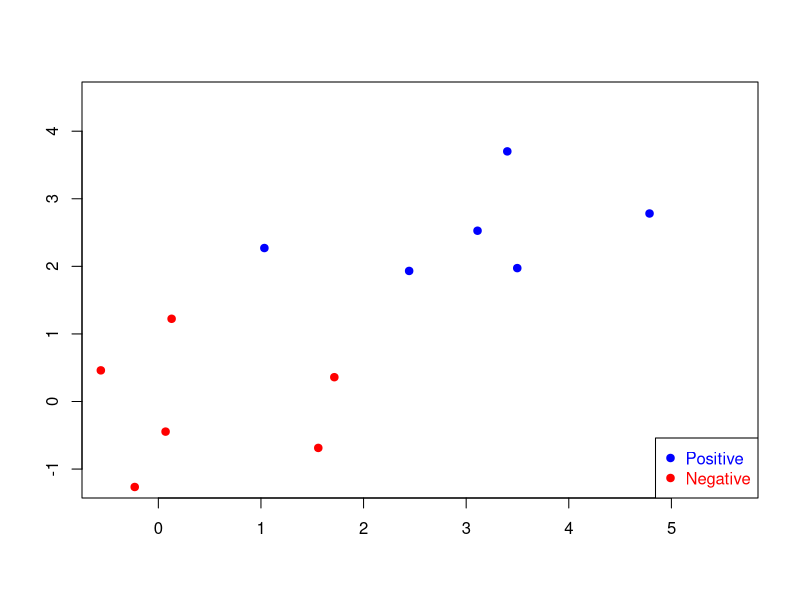

This chart was generated by the following R code: (Note: this script raises an error after producing the figure.)
## ---- chunk 1
set.seed(123)
n <- 6
p <- 2

xneg <- matrix(rnorm(n * p, mean = 0, sd = 1), n, p)
xpos <- matrix(rnorm(n * p, mean = 3, sd = 1), n, p)
x <- rbind(xpos, xneg)
y <- matrix(as.factor(c(rep(1, n), rep(-1, n))))

plot(x, col = ifelse(y > 0, "blue", "red"),
     xlim = c(-0.5, 5.6), ylim = c(-1.2, 4.5), pch = 19,
     xlab = " ", ylab = " ", cex.lab = 1.5)
legend("bottomright", c("Positive", "Negative"),
       col = c("blue", "red"), pch = c(19, 19),
       text.col = c("blue", "red"))
## ---- chunk 2
knitr::include_graphics("images/week9/separable1.png")
## ---- chunk 3
knitr::include_graphics("images/week9/separable2.png")
## ---- chunk 4
set.seed(345)
n <- 10
p <- 2

xneg <- matrix(rnorm(n * p, mean = 0, sd = 1), n, p)
xpos <- matrix(rnorm(n * p, mean = 1.5, sd = 1), n, p)
x <- rbind(xpos, xneg)
y <- matrix(as.factor(c(rep(1, n), rep(-1, n))))

library(e1071)
svm.fit <- svm(y ~ ., data = data.frame(x, y), type = "C-classification",
               kernel = "linear", scale = FALSE, cost = 1000)

b <- t(svm.fit$coefs) %*% svm.fit$SV
b0 <- -svm.fit$rho

plot(x, col = ifelse(y > 0, "blue", "red"),
     xlim = c(-1.5, 2.6), ylim = c(-2, 3.3), pch = 19,
     xlab = " ", ylab = " ", cex.lab = 1.5)
legend("bottomright", c("Positive", "Negative"),
       col = c("blue", "red"), pch = c(19, 19),
       text.col = c("blue", "red"))
abline(a = -b0 / b[1, 2], b = -b[1, 1] / b[1, 2], col = "black", lty = 1, lwd = 1)
points(x[svm.fit$index, ], col = "black", cex = 3)
abline(a = (-b0 - 1) / b[1, 2], b = -b[1, 1] / b[1, 2], col = "black", lty = 3, lwd = 1)
abline(a = (-b0 + 1) / b[1, 2], b = -b[1, 1] / b[1, 2], col = "black", lty = 3, lwd = 1)
## ---- chunk 5
knitr::include_graphics("images/week9/nonseparable1.png")
## ---- chunk 6
par(mfrow = c(1, 2))
svm.fit <- svm(y ~ ., data = data.frame(x, y), type = "C-classification",
               kernel = "linear", scale = FALSE, cost = 1000)

b <- t(svm.fit$coefs) %*% svm.fit$SV
b0 <- -svm.fit$rho

plot(x, col = ifelse(y > 0, "blue", "red"),
     xlim = c(-1.5, 2.6), ylim = c(-2, 3.3), pch = 19,
     xlab = " ", ylab = " ", cex.lab = 1.5)
legend("bottomright", c("Positive", "Negative"),
       col = c("blue", "red"), pch = c(19, 19),
       text.col = c("blue", "red"))
abline(a = -b0 / b[1, 2], b = -b[1, 1] / b[1, 2], col = "black", lty = 1, lwd = 1)
points(x[svm.fit$index, ], col = "black", cex = 3)
abline(a = (-b0 - 1) / b[1, 2], b = -b[1, 1] / b[1, 2], col = "black", lty = 3, lwd = 1)
abline(a = (-b0 + 1) / b[1, 2], b = -b[1, 1] / b[1, 2], col = "black", lty = 3, lwd = 1)

svm.fit <- svm(y ~ ., data = data.frame(x, y), type = "C-classification",
               kernel = "linear", scale = FALSE, cost = 0.1)

b <- t(svm.fit$coefs) %*% svm.fit$SV
b0 <- -svm.fit$rho

plot(x, col = ifelse(y > 0, "blue", "red"),
     xlim = c(-1.5, 2.6), ylim = c(-2, 3.3), pch = 19,
     xlab = " ", ylab = " ", cex.lab = 1.5)
legend("bottomright", c("Positive", "Negative"),
       col = c("blue", "red"), pch = c(19, 19),
       text.col = c("blue", "red"))
abline(a = -b0 / b[1, 2], b = -b[1, 1] / b[1, 2], col = "black", lty = 1, lwd = 1)
points(x[svm.fit$index, ], col = "black", cex = 3)
abline(a = (-b0 - 1) / b[1, 2], b = -b[1, 1] / b[1, 2], col = "black", lty = 3, lwd = 1)
abline(a = (-b0 + 1) / b[1, 2], b = -b[1, 1] / b[1, 2], col = "black", lty = 3, lwd = 1)
## ---- chunk 7
library(mda)
data(ESL.mixture)

px1 <- ESL.mixture$px1
px2 <- ESL.mixture$px2
x <- ESL.mixture$x
y <- ESL.mixture$y

prob <- ESL.mixture$prob
prob.bayes <- matrix(prob, length(px1), length(px2))
contour(px1, px2, prob.bayes, levels = 0.5, lty = 2,
        labels = "", xlab = "x1", ylab = "x2",
        main = "SVM with a linear kernel", col = "red", lwd = 2)
points(x, col = ifelse(y == 1, "darkorange", "deepskyblue"), pch = 19)

library(kernlab)
cost <- 10
svm.fit <- ksvm(x, y, type = "C-svc", kernel = "vanilladot", C = cost)

w <- t(cbind(coef(svm.fit)[[1]])) %*% xmatrix(svm.fit)[[1]]
b <- -b(svm.fit)

abline(a = -b / w[1, 2], b = -w[1, 1] / w[1, 2], col = "black", lty = 1, lwd = 2)
abline(a = (-b - 1) / w[1, 2], b = -w[1, 1] / w[1, 2], col = "black", lty = 3, lwd = 2)
abline(a = (-b + 1) / w[1, 2], b = -w[1, 1] / w[1, 2], col = "black", lty = 3, lwd = 2)
## ---- chunk 8
t <- seq(-2, 3, 0.01)
hinge <- pmax(0, 1 - t)
zeroone <- as.numeric(t <= 0)
logistic <- log2(1 + exp(-t))
modifiedhuber <- ifelse(t >= -1, (pmax(0, 1 - t))^2, -4 * t)

plot(t, zeroone, type = "l", lwd = 2, ylim = c(0, 4),
     xlab = "yf(x)", ylab = "loss", main = "Classification loss functions")
lines(t, hinge, lwd = 2, col = "red")
lines(t, logistic, lty = 2, col = "darkorange", lwd = 2)
lines(t, modifiedhuber, lty = 2, col = "deepskyblue", lwd = 2)
legend("topright",
       c("Zero-one", "Hinge", "Logistic", "Modified Huber"),
       col = c(1, 2, "darkorange", "deepskyblue"),
       lty = c(1, 1, 2, 2), lwd = 2, cex = 1.1)
## ---- chunk 9
toy.data <- data.frame(
  X1 = c(3, 2, 4, 1, 2, 4, 4),
  X2 = c(4, 2, 4, 4, 1, 3, 1),
  Y  = as.factor(c("red", "red", "red", "red", "blue", "blue", "blue"))
)
knitr::kable(toy.data, row.names = FALSE, caption = NULL)
## ---- chunk 10
library(dplyr)
library(ggplot2)

ggplot(toy.data, aes(x = X1, y = X2, color = Y)) +
  geom_point(size = 2) +
  scale_color_manual(values = c("blue", "red")) +
  coord_fixed(xlim = c(0.5, 4.5), ylim = c(0.5, 4.5)) +
  theme(legend.position = "none") +
  labs(x = "X1", y = "X2")
## ---- chunk 11
library(e1071)
# large C approximates a hard margin
svm.toy <- svm(Y ~ ., data = toy.data, kernel = "linear",
               cost = 1e5, scale = FALSE)
## ---- chunk 12
b <- t(svm.toy$coefs) %*% svm.toy$SV
c <- -svm.toy$rho
b
c
## ---- chunk 13
slope <- -b[1] / b[2]
b0 <- -c / b[2]
slope
b0
## ---- chunk 14
margin <- 2 / sqrt(sum(b^2))
margin
## ---- chunk 15
grid <- expand.grid(
  X1 = seq(0.5, 4.5, length.out = 200),
  X2 = seq(0.5, 4.5, length.out = 200)
) %>%
  mutate(region = case_when(
    X2 - X1 + 0.5 < 0 ~ "lt 0",
    X2 - X1 + 0.5 > 0 ~ "gt 0"
  ))

ggplot(grid, aes(x = X1, y = X2)) +
  geom_tile(aes(fill = region), alpha = 0.5) +
  geom_point(data = toy.data, aes(x = X1, y = X2, color = Y), size = 2) +
  geom_abline(slope = 1, intercept = -0.5) +
  geom_abline(slope = 1, intercept = -1, linetype = "dotted", color = "grey40") +
  geom_abline(slope = 1, intercept = 0,  linetype = "dotted", color = "grey40") +
  scale_x_continuous(expand = c(0.01, 0.01), limits = c(0.5, 4.5)) +
  scale_y_continuous(expand = c(0.01, 0.01), limits = c(0.5, 4.5)) +
  scale_color_manual(values = c("blue", "red")) +
  scale_fill_manual(values = c("mistyrose", "aliceblue")) +
  theme(legend.position = "none") +
  labs(x = "X1", y = "X2") +
  coord_fixed()
## ---- chunk 16
svm.toy$index
svm.toy$nSV
## ---- chunk 17
toy.data.2 <- data.frame(
  X1 = c(3, 2, 4, 1, 2, 4, 4, 3),
  X2 = c(4, 2, 4, 4, 1, 3, 1, 1),
  Y  = as.factor(c("red", "red", "red", "red", "blue", "blue", "blue", "red"))
)
## ---- chunk 18
plot_linear_svm <- function(fit, data, main) {
  b <- as.numeric(t(fit$coefs) %*% fit$SV)
  b0 <- -fit$rho
  x <- data[, c("X1", "X2")]
  plot(x, col = ifelse(data$Y == "blue", "blue", "red"),
       xlim = c(0, 5), ylim = c(0, 5), pch = 19,
       xlab = "X1", ylab = "X2", main = main)
  abline(a = -b0 / b[2], b = -b[1] / b[2], lwd = 2)
  points(x[fit$index, ], col = "black", cex = 2.4)
  abline(a = (-b0 - 1) / b[2], b = -b[1] / b[2], lty = 3)
  abline(a = (-b0 + 1) / b[2], b = -b[1] / b[2], lty = 3)
}

svm.hiC <- svm(Y ~ ., data = toy.data.2, kernel = "linear",
               cost = 10, scale = FALSE)
svm.loC <- svm(Y ~ ., data = toy.data.2, kernel = "linear",
               cost = 0.5, scale = FALSE)

par(mfrow = c(1, 2))
plot_linear_svm(svm.hiC, toy.data.2,
                main = paste0("C = 10,  nSV = ", sum(svm.hiC$nSV)))
plot_linear_svm(svm.loC, toy.data.2,
                main = paste0("C = 0.5,  nSV = ", sum(svm.loC$nSV)))
## ---- chunk 19
toy.data.2$y01 <- as.numeric(toy.data.2$Y == "red")
glm.toy <- glm(y01 ~ X1 + X2, data = toy.data.2, family = binomial)

b.svm <- as.numeric(t(svm.hiC$coefs) %*% svm.hiC$SV)
b0.svm <- -svm.hiC$rho
b.glm <- coef(glm.toy)

plot(toy.data.2$X1, toy.data.2$X2,
     col = ifelse(toy.data.2$Y == "blue", "blue", "red"),
     pch = 19, xlim = c(0, 5), ylim = c(0, 5),
     xlab = "X1", ylab = "X2",
     main = "Linear SVM (C = 10) vs logistic")
points(toy.data.2[svm.hiC$index, c("X1", "X2")], cex = 2.4)
abline(a = -b0.svm / b.svm[2], b = -b.svm[1] / b.svm[2], lwd = 2)
abline(a = -b.glm[1] / b.glm[3], b = -b.glm[2] / b.glm[3],
       col = "darkorange", lwd = 2, lty = 2)
legend("bottomright",
       c("SVM", "Logistic", "SVM support vectors"),
       col = c("black", "darkorange", "black"),
       lty = c(1, 2, NA), pch = c(NA, NA, 1), lwd = 2, bty = "n")
## ---- chunk 20
library(mda)
data(ESL.mixture)

px1 <- ESL.mixture$px1
px2 <- ESL.mixture$px2
mix <- data.frame(X1 = ESL.mixture$x[, 1],
                  X2 = ESL.mixture$x[, 2],
                  y  = factor(ESL.mixture$y))
prob <- ESL.mixture$prob
xgrid <- expand.grid(X1 = px1, X2 = px2)

svm.lin <- svm(y ~ ., data = mix, kernel = "linear",
               cost = 10, scale = FALSE)
svm.rad <- svm(y ~ ., data = mix, kernel = "radial",
               cost = 5, scale = FALSE)

plot_mixture <- function(fit, main) {
  dec <- predict(fit, xgrid, decision.values = TRUE)
  z <- attributes(dec)$decision
  yhat <- predict(fit, xgrid)
  plot(xgrid, col = ifelse(yhat == levels(mix$y)[2], "bisque", "cadetblue1"),
       pch = 20, cex = 0.2, xlab = "x1", ylab = "x2", main = main)
  points(mix$X1, mix$X2,
         col = ifelse(mix$y == 1, "darkorange", "deepskyblue"), pch = 19)
  contour(px1, px2, matrix(z, length(px1), length(px2)),
          levels = 0, add = TRUE, lwd = 2)
  contour(px1, px2, matrix(prob, length(px1), length(px2)),
          levels = 0.5, add = TRUE, col = "red", lty = 2, lwd = 2)
}

par(mfrow = c(1, 2))
plot_mixture(svm.lin, "Linear kernel, C = 10")
plot_mixture(svm.rad, "Radial kernel, C = 5")
## ---- chunk 21
set.seed(1)
tune.lin <- tune(svm, y ~ ., data = mix,
                 kernel = "linear", scale = FALSE,
                 ranges = list(cost = 2^seq(-3, 5, by = 1)))
tune.lin$best.parameters
plot(tune.lin)
## ---- chunk 22
set.seed(1)
tune.rad <- tune(svm, y ~ ., data = mix,
                 kernel = "radial", scale = FALSE,
                 ranges = list(cost  = c(0.5, 1, 5, 10),
                               gamma = c(0.5, 1, 2)))
tune.rad$best.parameters
tune.rad$best.performance
